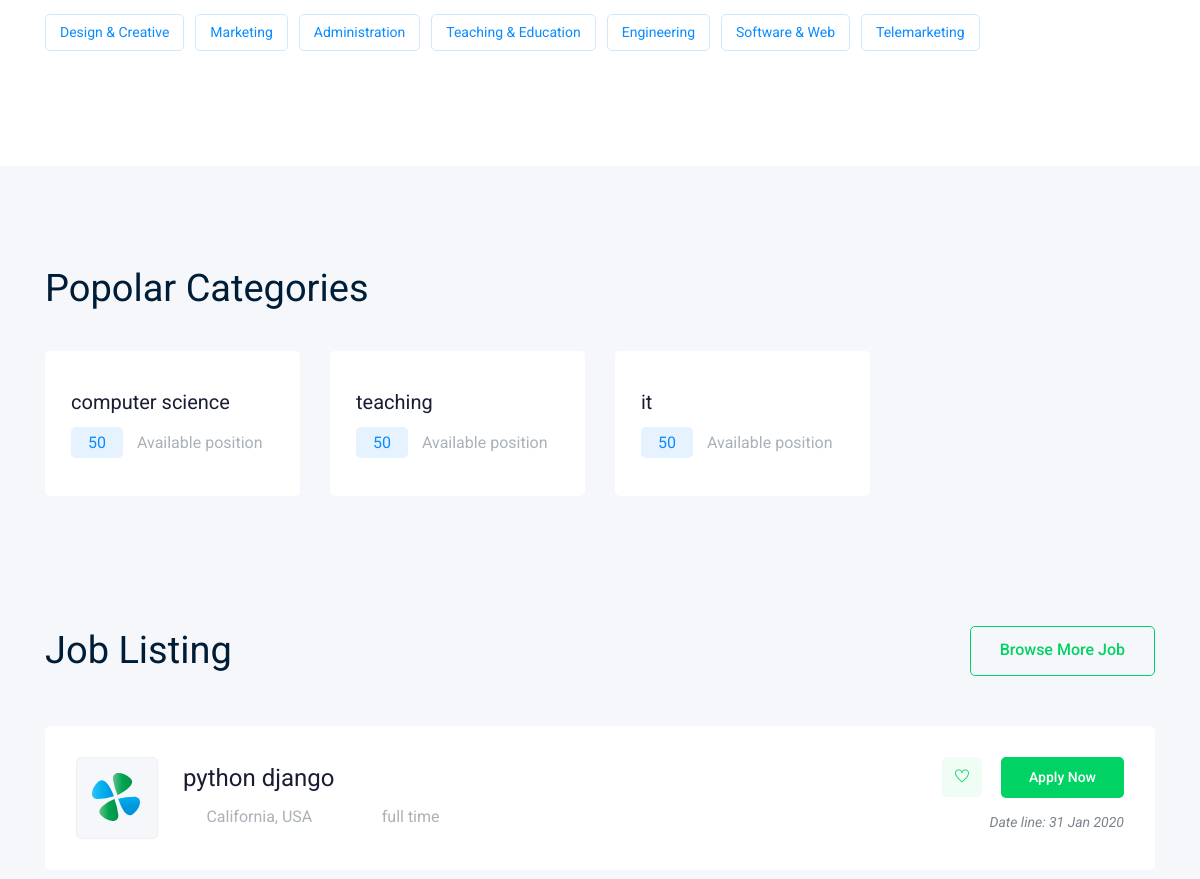
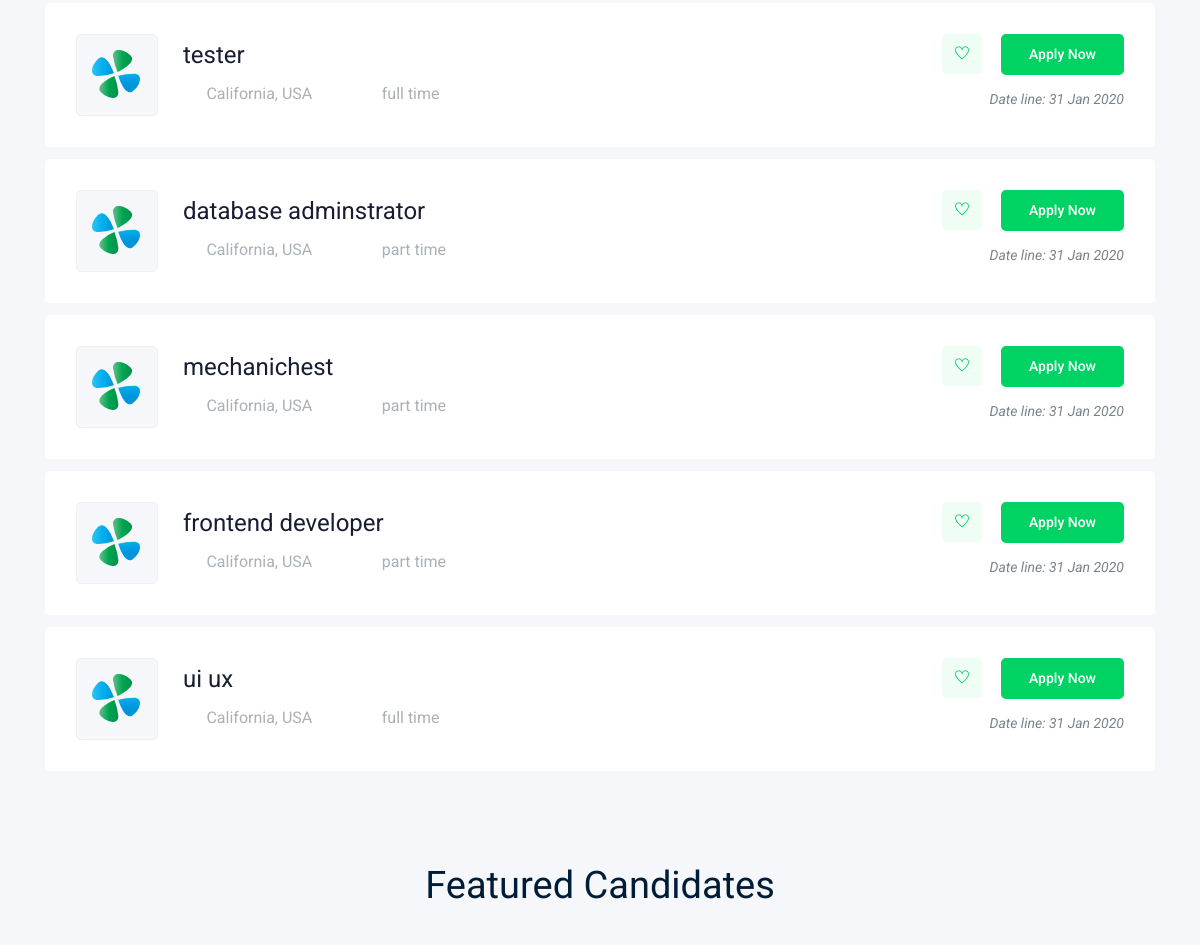
The app's page / (middle part), older data (2 pictures, top to bottom).
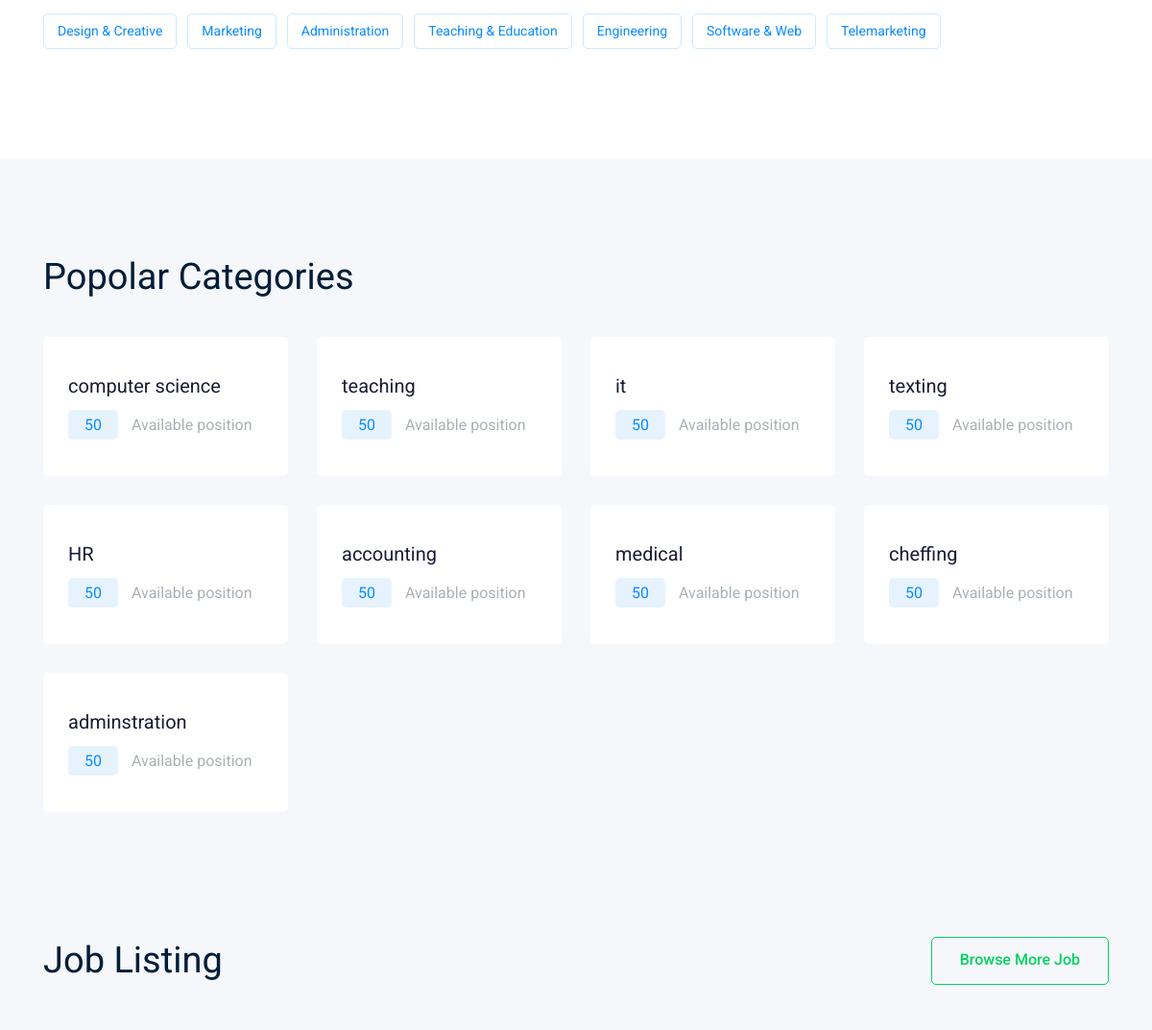
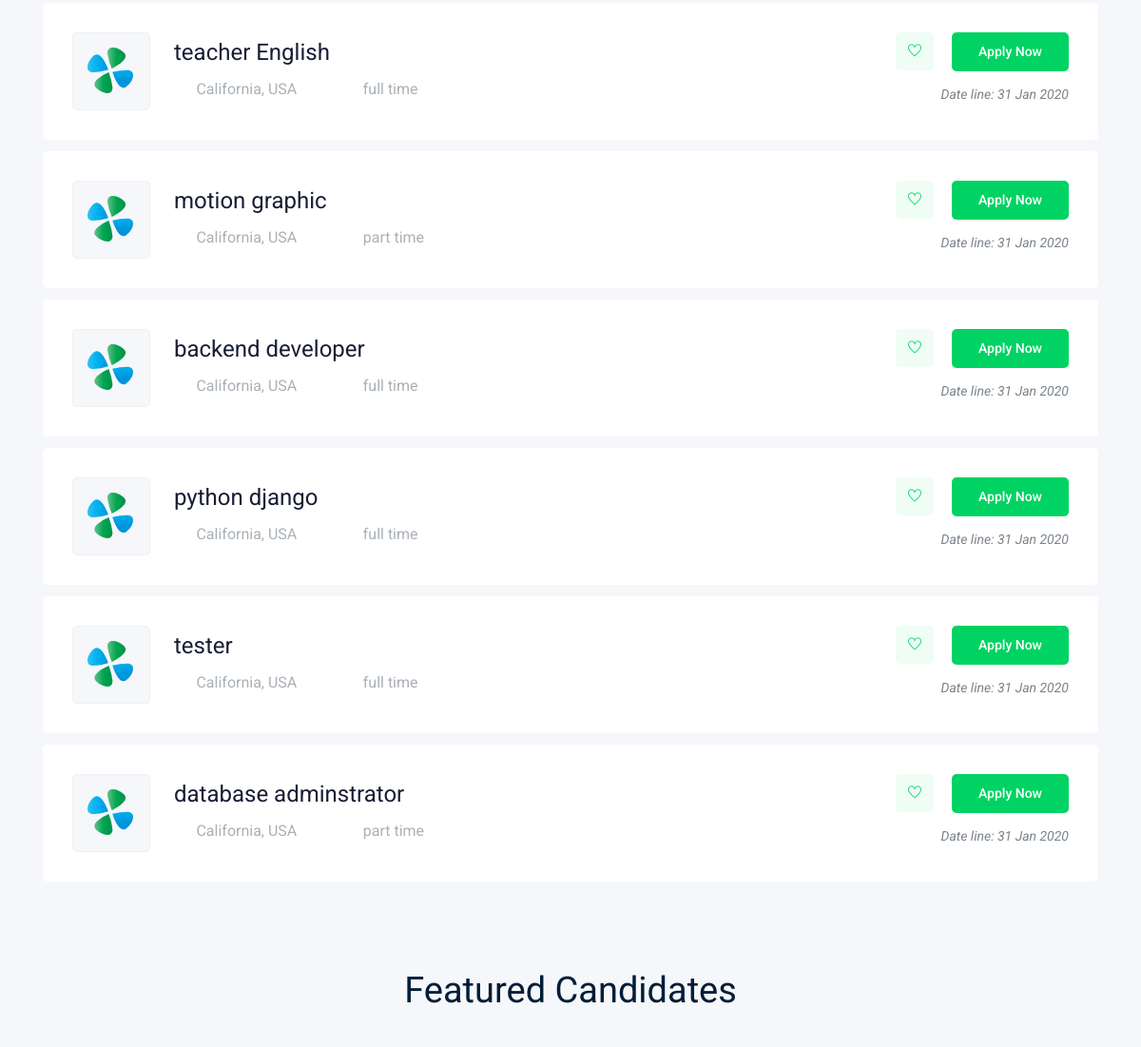
The same page, newer data (2 pictures, top to bottom).
### job/models.py (models this page shows, shortened)
class Category(models.Model):
    title = models.CharField(max_length= 50)

class Job(models.Model):
    title = models.CharField(max_length = 50)
    job_type = models.CharField(max_length= 15 , choices= JOB_TYPE , default= "full time")
    description = models.CharField(max_length= 500)
    published_date = models.DateTimeField(auto_now= True)
    Vacancy = models.IntegerField(default= 1)
    salary = models.FloatField(default= 0)
    category = models.ForeignKey('Category' , on_delete= models.CASCADE )
    experience_years = models.IntegerField(default= 1)
    image = models.ImageField(upload_to= upload_img)
    slug = models.SlugField(null= True, blank= True)

### home/views.py (the view)
class HomePage(TemplateView):
    template_name = 'index.html'
    def get_context_data(self, **kwargs: Any) -> dict[str, Any]:
        context =  super().get_context_data(**kwargs)
        context['categories'] = Category.objects.all()
        context['jobs'] = Job.objects.order_by('-id')[:6]
        context['number'] = Job.objects.count()
        return context

### home/templates/index.html (shortened to what the changed rows need)
{% extends 'base.html' %}
{% load bootstrap4 %}
{% load static %}
{% block content %}
    <div class="popular_catagory_area">
        <div class="container">
            <div class="row">
                {% for category in categories %}
                <div class="col-lg-4 col-xl-3 col-md-6">
                    <div class="single_catagory">
                        <a href="jobs.html"><h4>{{ category.title }}</h4></a>
                        <p> <span>50</span> Available position</p>
                    </div>
                </div>
                {% endfor %}
            </div>
        </div>
    </div>
    <div class="job_listing_area">
        <div class="container">
            <div class="job_lists">
                <div class="row">
                    {% for job in jobs %}
                    <div class="col-lg-12 col-md-12">
                        <div class="single_jobs white-bg d-flex justify-content-between">
                            <div class="jobs_left d-flex align-items-center">
                                <div class="thumb">
                                    <img src="img/svg_icon/1.svg " alt="">
                                </div>
                                <div class="jobs_conetent">
                                    <a href="{% url 'job_details' job.slug %}"><h4>{{ job.title }}</h4></a>
                                    <div class="links_locat d-flex align-items-center">
                                        <div class="location">
                                            <p> <i class="fa fa-map-marker"></i> California, USA</p>
                                        </div>
                                        <div class="location">
                                            <p> <i class="fa fa-clock-o"></i>{{ job.job_type }}</p>
                                        </div>
                                    </div>
                                </div>
                            </div>
                            <div class="jobs_right">
                                <div class="apply_now">
                                    <a class="heart_mark" href="#"> <i class="ti-heart"></i> </a>
                                    <a href="{% url 'job_details' job.slug %}" class="boxed-btn3">Apply Now</a>
                                </div>
                                <div class="date">
                                    <p>Date line: 31 Jan 2020</p>
                                </div>
                            </div>
                        </div>
                    </div>
                    {% endfor %}
                </div>
            </div>
        </div>
    </div>
{% endblock %}

Row changes from the older to the newer data that the page shows:
no longer on this page (row unchanged): Job: title "mechanichest", job_type "part time"
no longer on this page (row unchanged): Job: title "frontend developer", job_type "part time"
no longer on this page (row unchanged): Job: title "ui ux", job_type "full time"
added Category: title "texting"
added Category: title "HR"
added Category: title "accounting"
added Category: title "medical"
added Category: title "cheffing"
added Category: title "adminstration"
added Job: title "teacher English", job_type "full time"
added Job: title "motion graphic", job_type "part time"
added Job: title "backend developer", job_type "full time"
